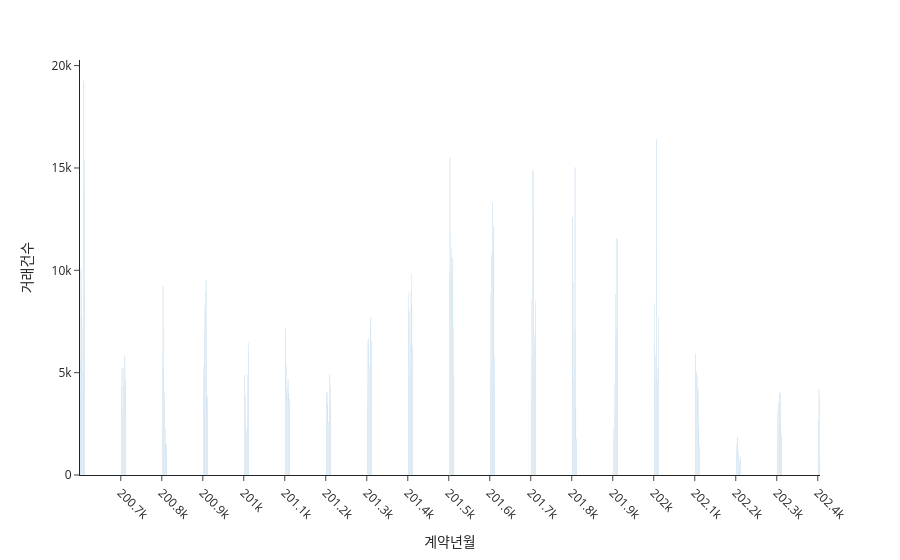

The cell this chart's notebook holds for it:
### Code cell
cnt = (sa.groupby('계약년월')['NO']
       .count().reset_index()
       )
cnt.columns = ['계약년월', '거래건수']

fig = px.bar(cnt, x = '계약년월', y = '거래건수',
             template='simple_white')
fig.update_xaxes(tickangle=45, nticks=24)
fig.show()

### Figure 1 — Plotly figure (JSON) as saved in the notebook; plotly's stock layout.template omitted (floating-point values rounded to 4 significant figures; data arrays with more than 128 entries replaced by an {"elided": "..."} marker saying what was removed)
{"data": [{"hovertemplate": "계약년월=%{x}<br>거래건수=%{y}<extra></extra>", "legendgroup": "", "marker": {"color": "#1F77B4", "pattern": {"shape": ""}}, "name": "", "orientation": "v", "showlegend": false, "textposition": "auto", "type": "bar", "x": {"elided": "221 int values"}, "xaxis": "x", "y": {"elided": "221 int values"}, "yaxis": "y"}], "layout": {"barmode": "relative", "legend": {"tracegroupgap": 0}, "margin": {"t": 60}, "xaxis": {"anchor": "y", "domain": [0, 1], "nticks": 24, "tickangle": 45, "title": {"text": "계약년월"}}, "yaxis": {"anchor": "x", "domain": [0, 1], "title": {"text": "거래건수"}}}}
